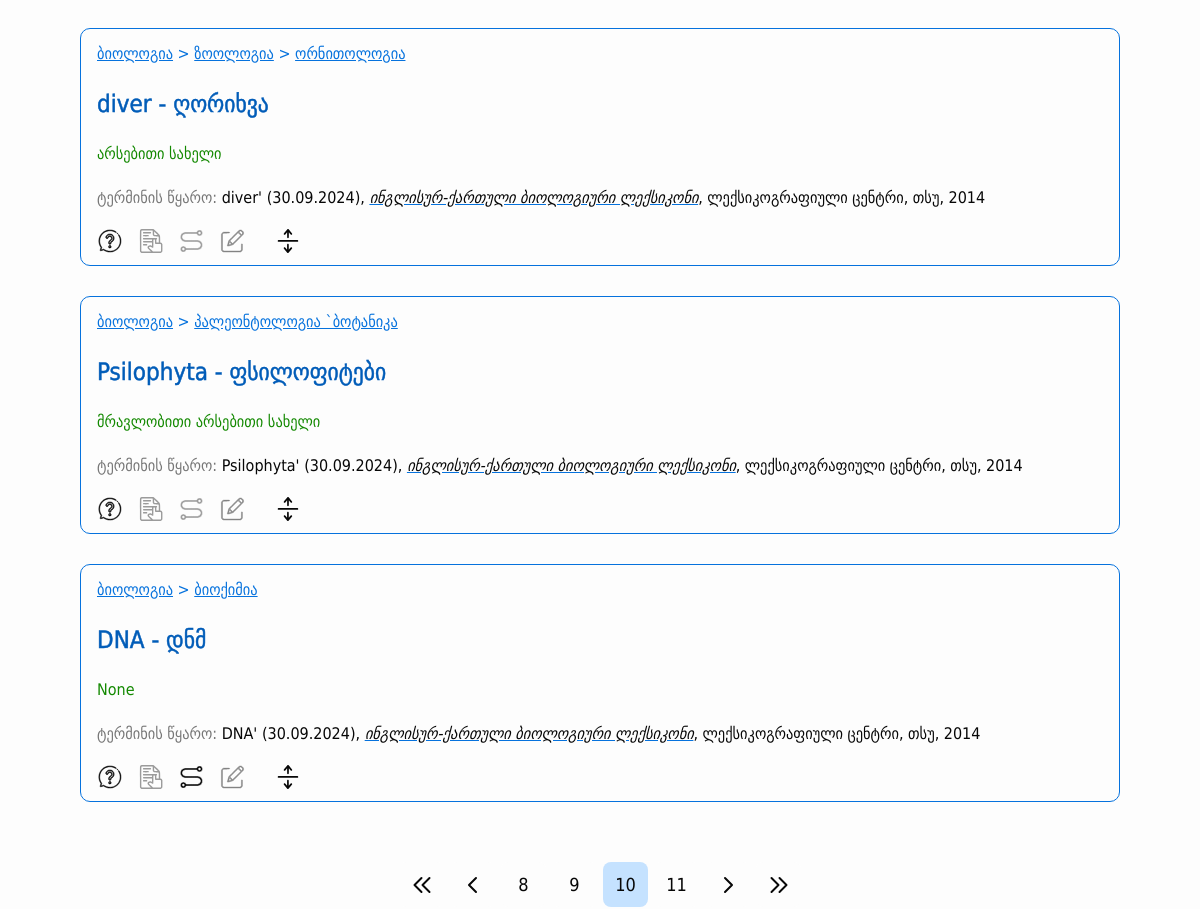
Page /page/10 (middle part) on the earlier database version.
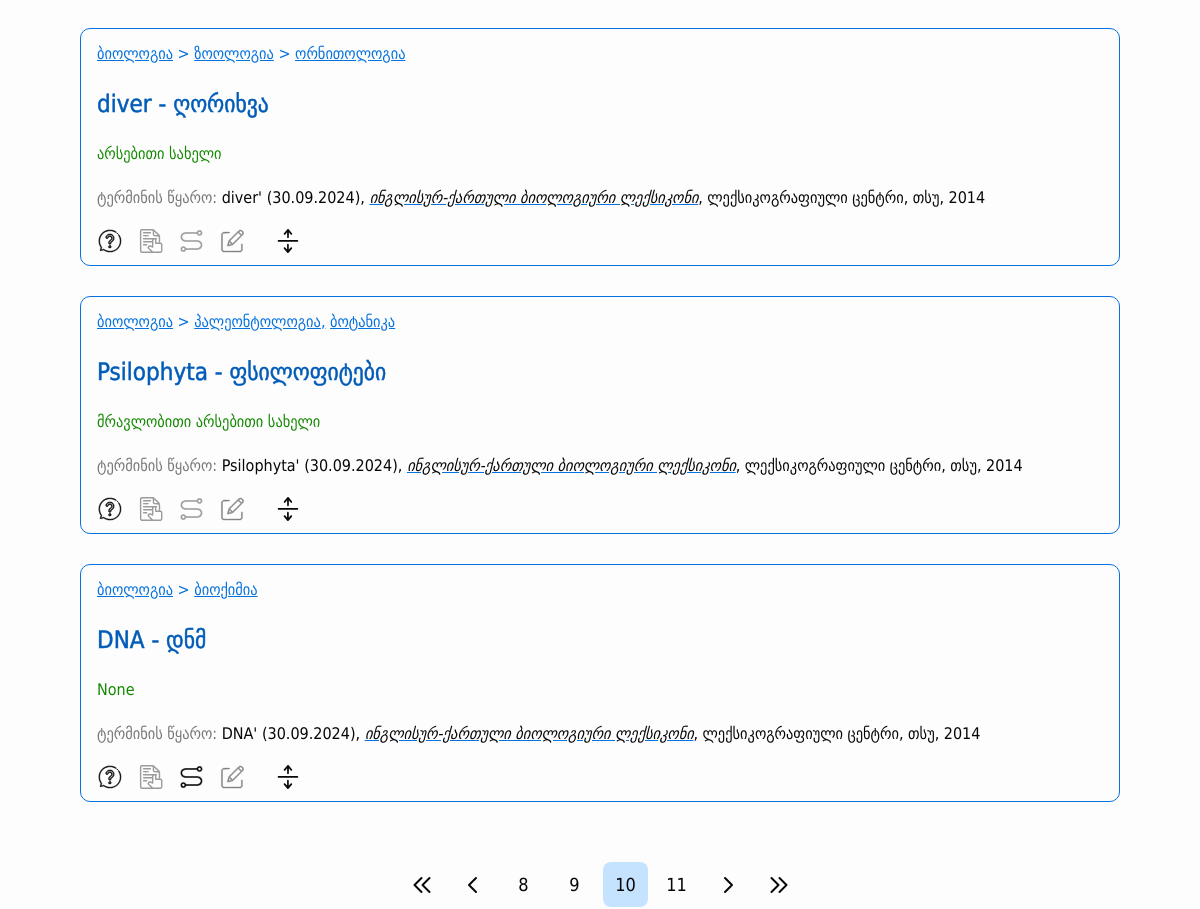
Same page on the later database version.
### src/models/terms.py (models this page shows, shortened)
class Category(BaseModel):
    __tablename__ = "categories"
    id = db.Column(db.Integer, primary_key=True)
    name = db.Column(db.String(50), nullable=False)
    parent_id = db.Column(db.Integer, db.ForeignKey("categories.id"), nullable=True)
    is_active = db.Column(db.Boolean, default=True)
    children = db.relationship('Category', backref=db.backref('parent', remote_side=[id]), order_by="Category.name.asc()")
    def get_parents(self):
        parents = []
        if self.parent:
            parents.extend(self.parent.get_parents())
            parents.append(self.parent)
        return parents

class Term(BaseModel):
    __tablename__ = 'terms'
    id = db.Column(db.Integer, primary_key=True)
    geo_word = db.Column(db.String(100), nullable=False)
    eng_word = db.Column(db.String(100), nullable=False)
    grammar_form = db.Column(db.String(50), nullable=True)
    term_source = db.Column(db.Text, nullable=False)
    definition = db.Column(db.Text, nullable=False)
    definition_source = db.Column(db.Text, nullable=False)
    term_type = db.Column(db.String(50), nullable=True)
    context = db.Column(db.Text, nullable=True)
    context_source = db.Column(db.Text, nullable=True)
    comment = db.Column(db.Text, nullable=True)
    english_synonyms = db.Column(db.Text, nullable=True)
    stylistic_label = db.Column(db.String(50), nullable=True)
    is_active = db.Column(db.Boolean, default=True)
    category = db.relationship("Category", secondary="terms_categories", backref="terms")
    def get_synonyms(self):
        connections = ConnectedTerm.query.filter(ConnectedTerm.is_synonym == True, (ConnectedTerm.term1_id == self.id) | (ConnectedTerm.term2_id == self.id)).all()
        synonym_ids = [connection.term1_id if connection.term1_id != self.id else connection.term2_id for connection in connections]
        synonyms = Term.query.filter(Term.id.in_(synonym_ids)).all()
        return synonyms
    def get_related_terms(self):
        connections = ConnectedTerm.query.filter(ConnectedTerm.is_synonym == False, (ConnectedTerm.term1_id == self.id) | (ConnectedTerm.term2_id == self.id)).all()
        connected_term_ids = [connection.term1_id if connection.term1_id != self.id else connection.term2_id for connection in connections]
        related_terms = Term.query.filter(Term.id.in_(connected_term_ids)).all()
        return related_terms
    def has_synonyms_or_relations(self):
        connections = ConnectedTerm.query.filter((ConnectedTerm.term1_id == self.id) | (ConnectedTerm.term2_id == self.id)).first()
        return connections != None
    def get_category_tree(self):
        category_trees = []
        for category in self.category:
            categories = category.get_parents()
            categories.append(category)
            category_trees.append(categories)
        branched_tree = {}
        for category_tree in category_trees:
            current_dict = branched_tree
            for category in category_tree:
                if category not in current_dict:
                    current_dict[category] = {}
                current_dict = current_dict[category]
        return branched_tree

### src/views/main/routes.py (the view, shortened to what this page needs)
@main_blueprint.route("/")
@main_blueprint.route("/page/<int:page>")
def home(page=1):
    items = About.query.all()
    root_categories = Category.query.filter(Category.parent_id.is_(None), Category.is_active == True).all()
    filtered_categories = []
    terms = Term.query.filter(Term.is_active == True, Term.category.any(Category.is_active == True))
    search_word = request.args.get("searchWord", "")
    if search_word:
        terms = terms.filter(Term.geo_word.ilike(f"%{search_word}%") | Term.eng_word.ilike(f"%{search_word}%") | Term.english_synonyms.ilike(f"%{search_word}%"))
    search_letter = request.args.get("searchLetter", "")
    if search_letter:
        terms = terms.filter(Term.geo_word.ilike(f"{search_letter}%") | Term.eng_word.ilike(f"{search_letter}%"))
    categories = request.args.get("categories")
    if categories:
        categories = unquote(categories).split(",")
        filtered_categories = Category.query.filter(Category.id.in_(categories)).all()
        terms = terms.join(Term.category).filter(Category.id.in_(categories))
    sort = request.args.get("sortType")
    print(search_letter, search_word, categories, sort)
    terms = terms.paginate(per_page=5, page=page)
    return render_template("main/main.html", terms=terms,
                           root_categories=root_categories, filtered_categories=filtered_categories,
                           search_word=search_word, search_letter=search_letter, items=items)

### src/templates/main/main.html (shortened to what this page needs)
{% extends 'layouts/base.html' %}
{% from "macros.html" import create_term_card %}
{% block content %}
    <div class="main-outer edge-padding">
        <main class="main-content width-limiter">
            <section class="right-section">
                {% if terms.items %}
                    <section id="term-list">
                        {% for term in terms.items %}
                            {{ create_term_card(term) }}
                        {% endfor %}
                    </section>
                    <div class="term-list-bottom-bar">
                        <ul class="pagination">
                            {% set query_string = request.query_string.decode() %}
                            {% set current_page = request.view_args.get("page", 1) %}
                            <li class="pagination-item">
                                <a href="{{ url_for("main.home", page=1) }}?{{ query_string }}"
                                   class="pagination-link {% if not terms.has_prev %} disabled {% endif %}">
                                    <img src="{{ url_for('static', filename='images/double-left.svg') }}"
                                         alt="first page"/>
                                </a>
                            </li>
                            <li class="pagination-item">
                                <a href="{{ url_for("main.home", page=current_page - 1) }}?{{ query_string }}"
                                   class="pagination-link{% if not terms.has_prev %} disabled {% endif %}">
                                    <img src="{{ url_for('static', filename='images/left.svg') }}"
                                         alt="previous page"/>
                                </a>
                            </li>
                            {%- for page in terms.iter_pages(left_edge=0, left_current=2, right_current=2, right_edge=0) -%}
                                {%- if page -%}
                                    <li class="pagination-item">
                                        <a href="{{ url_for("main.home", page=page) }}?{{ query_string }}"
                                           class="pagination-link {% if page == current_page %} active {% endif %}">
                                            {{- page -}}
                                        </a>
                                    </li>
                                {%- endif -%}
                            {%- endfor -%}
                            <li class="pagination-item">
                                <a href="{{ url_for("main.home", page=current_page + 1) }}?{{ query_string }}"
                                   class="pagination-link {% if not terms.has_next %} disabled {% endif %}">
                                    <img src="{{ url_for('static', filename='images/right.svg') }}" alt="next page"/>
                                </a>
                            </li>
                            <li class="pagination-item">
                                <a href="{{ url_for("main.home", page=terms.pages) }}?{{ query_string }}"
                                   class="pagination-link {% if not terms.has_next %} disabled {% endif %}">
                                    <img src="{{ url_for('static', filename='images/double-right.svg') }}"
                                         alt="last page"/>
                                </a>
                            </li>
                        </ul>
                    </div>
                {% endif %}
            </section>
        </main>
    </div>
{% endblock %}

### src/templates/macros.html (shortened to what this page needs)
{% macro render_subcategories(subcategories) %}
    {% for subcategory in subcategories.keys() %}
        <a href="{{ url_for('main.home', categories=subcategory.id) }}," style="display: inline-block;">
            {{ subcategory.name }}
            {%- if not loop.last -%}
                ,
            {%- endif -%}
        </a>
        {% if subcategories[subcategory].values() %}
            > {{ render_subcategories(subcategories[subcategory]) }}
        {% endif %}
    {% endfor %}
{% endmacro %}
{% macro create_term_card(term) %}
    <article class="term-card">
        {% set categories = term.get_category_tree() %}
        {% for category in categories.keys() %}
            <div class="field">
                <a href="{{ url_for('main.home', categories=category.id) }}," style="display: inline-block;">
                    {{ category.name }}
                </a>
                {% for subcategory in categories.values() if subcategory %}
                    > {{ render_subcategories(subcategory) }}
                {% endfor %}
            </div>
        {% endfor %}
        <a href="{{ url_for('main.term_detail', term_id=term.id) }}" class="unstyled-link">
            <h3 class="word-pair">{{ term.eng_word }} - {{ term.geo_word }}</h3>
        </a>
        <span class="word-type abbr-support">{{ term.grammar_form }}</span>
        <p class="term-source abbr-support">
            <span class="term-source-label">ტერმინის წყარო:</span>
            {{ term.term_source | safe }}
        </p>
        <section class="term-controls">
            <button class="term-button definition-button" title="განმარტების ჩვენება"
                    data-target="definition-{{ term.id }}">
            </button>
            <button class="term-button context-button" data-target="context-{{ term.id }}"
                    {% if not term.context %}
                    title="კონტექსტი ამ ტერმინს არ აქვს" disabled
                    {% else %}
                    title="კონტექსტის ჩვენება"
                    {% endif %}>
            </button>
            <button class="term-button synonym-button" data-target="connected-{{ term.id }}"
                    {% if not term.has_synonyms_or_relations() %}
                    title="დაკავშირებული სიტყვები და სინონიმები ამ ტერმინს არ აქვს" disabled
                    {% else %}
                    title="დაკავშირებული სიტყვების და სინონიმების ჩვენება"
                    {% endif %}>
            </button>
            <button class="term-button comment-button" data-target="comment-{{ term.id }}"
                    {% if not term.comment %}
                    title="კომენტარი ამ ტერმინს არ აქვს" disabled
                    {% else %}
                    title="კომენტარის ჩვენება"
                    {% endif %}>
            </button>
            <button class="term-button toggle-all-button" data-target="{{ term.id }}">
            </button>
        </section>
    </article>
{% endmacro %}

Differences in the rows shown:
removed Category: name "პალეონტოლოგია `ბოტანიკა"
now on this page (row edited): Category: name "პალეონტოლოგია"
now on this page (row unchanged): Category: name "ბოტანიკა"
